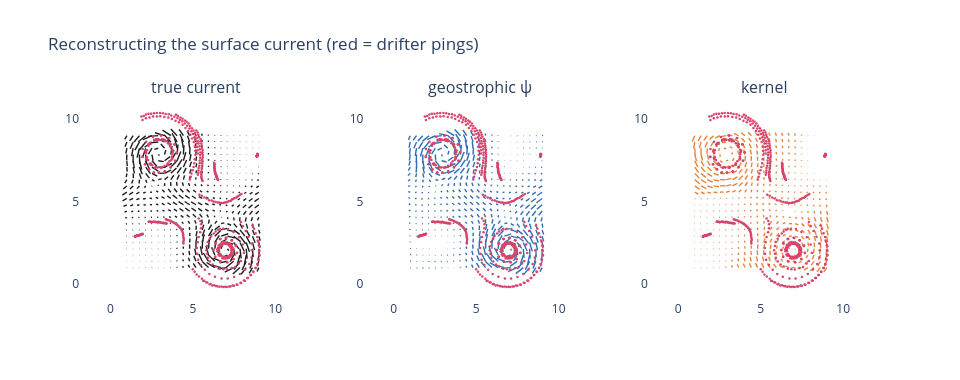

Notebook source saved alongside this figure:
### Code cell
# Quiver comparison: truth, stream-function, kernel (with drifter pings).
def quiver_trace(fn, color):
    W = np.array(jax.vmap(fn)(grid)).reshape(len(axg), len(axg), 3)
    X, Y = np.meshgrid(axg, axg, indexing="ij")
    # Build short line segments as a quiver.
    sc = 0.6
    xs, ys = [], []
    for i in range(len(axg)):
        for j in range(len(axg)):
            xs += [X[i, j], X[i, j] + sc * W[i, j, 0], None]
            ys += [Y[i, j], Y[i, j] + sc * W[i, j, 1], None]
    return go.Scatter(x=xs, y=ys, mode="lines", line=dict(color=color, width=1.4),
                      hoverinfo="skip", showlegend=False)


from plotly.subplots import make_subplots

fig = make_subplots(rows=1, cols=3,
                    subplot_titles=("true current", "geostrophic ψ", "kernel"))
for c, (fn, color) in enumerate([(true_current, PALETTE["ink"]),
                                 (psi_field, PALETTE["primary"]),
                                 (kernel, PALETTE["accent"])]):
    fig.add_trace(quiver_trace(fn, color), row=1, col=c + 1)
op = np.array(obs.positions)
for c in range(3):
    fig.add_trace(go.Scatter(x=op[:, 0], y=op[:, 1], mode="markers",
                             marker=dict(size=2.5, color=PALETTE["rose"]),
                             hoverinfo="skip", showlegend=False), row=1, col=c + 1)
fig.update_layout(height=380, width=960, paper_bgcolor="white", plot_bgcolor="white",
                  title="Reconstructing the surface current (red = drifter pings)")
fig.update_xaxes(scaleanchor="y", scaleratio=1)
fig.show()

### Figure 1 — Plotly figure (JSON) as saved in the notebook; plotly's stock layout.template omitted (floating-point values rounded to 4 significant figures; data arrays with more than 128 entries replaced by an {"elided": "..."} marker saying what was removed)
{"data": [{"hoverinfo": "skip", "line": {"color": "#1d1d1f", "width": 1.4}, "mode": "lines", "showlegend": false, "type": "scatter", "x": {"elided": "1452 float values"}, "xaxis": "x", "y": {"elided": "1452 float values"}, "yaxis": "y"}, {"hoverinfo": "skip", "line": {"color": "#2f6db5", "width": 1.4}, "mode": "lines", "showlegend": false, "type": "scatter", "x": {"elided": "1452 float values"}, "xaxis": "x2", "y": {"elided": "1452 float values"}, "yaxis": "y2"}, {"hoverinfo": "skip", "line": {"color": "#e8833a", "width": 1.4}, "mode": "lines", "showlegend": false, "type": "scatter", "x": {"elided": "1452 float values"}, "xaxis": "x3", "y": {"elided": "1452 float values"}, "yaxis": "y3"}, {"hoverinfo": "skip", "marker": {"color": "#d6456b", "size": 2.5}, "mode": "markers", "showlegend": false, "type": "scatter", "x": {"elided": "540 float values"}, "xaxis": "x", "y": {"elided": "540 float values"}, "yaxis": "y"}, {"hoverinfo": "skip", "marker": {"color": "#d6456b", "size": 2.5}, "mode": "markers", "showlegend": false, "type": "scatter", "x": {"elided": "540 float values"}, "xaxis": "x2", "y": {"elided": "540 float values"}, "yaxis": "y2"}, {"hoverinfo": "skip", "marker": {"color": "#d6456b", "size": 2.5}, "mode": "markers", "showlegend": false, "type": "scatter", "x": {"elided": "540 float values"}, "xaxis": "x3", "y": {"elided": "540 float values"}, "yaxis": "y3"}], "layout": {"annotations": [{"font": {"size": 16}, "showarrow": false, "text": "true current", "x": 0.1444, "xanchor": "center", "xref": "paper", "y": 1.0, "yanchor": "bottom", "yref": "paper"}, {"font": {"size": 16}, "showarrow": false, "text": "geostrophic ψ", "x": 0.5, "xanchor": "center", "xref": "paper", "y": 1.0, "yanchor": "bottom", "yref": "paper"}, {"font": {"size": 16}, "showarrow": false, "text": "kernel", "x": 0.8556, "xanchor": "center", "xref": "paper", "y": 1.0, "yanchor": "bottom", "yref": "paper"}], "height": 380, "paper_bgcolor": "white", "plot_bgcolor": "white", "title": {"text": "Reconstructing the surface current (red = drifter pings)"}, "width": 960, "xaxis": {"anchor": "y", "domain": [0.0, 0.2889], "scaleanchor": "y", "scaleratio": 1}, "xaxis2": {"anchor": "y2", "domain": [0.3556, 0.6444], "scaleanchor": "y", "scaleratio": 1}, "xaxis3": {"anchor": "y3", "domain": [0.7111, 1.0], "scaleanchor": "y", "scaleratio": 1}, "yaxis": {"anchor": "x", "domain": [0.0, 1.0]}, "yaxis2": {"anchor": "x2", "domain": [0.0, 1.0]}, "yaxis3": {"anchor": "x3", "domain": [0.0, 1.0]}}}
